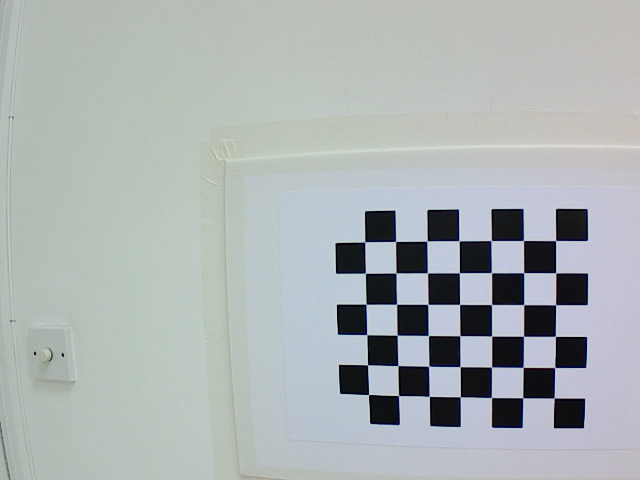
#> input picture stereo-camera/data/X/frameL/img1.png, 640 x 480 px; its folder holds only this picture in this run
$ python myCalibrate.py   (older library calls are emulated)
#> lines starting #> are read from the running program, lines starting #| are printed output that depends on the picture; after the words box and inside, x2 and y2 are one past the last pixel; in counts of white or black regions, pixels touching at a corner belong together
import numpy as np
import cv2
from tqdm import tqdm

# Set the path to the images captured by the left and right cameras
pathL = "./data/X/frameL/"
pathR = "./data/X/frameR/"

print("Extracting image coordinates of respective 3D pattern ....\n")

# Termination criteria for refining the detected corners
criteria = (cv2.TERM_CRITERIA_EPS + cv2.TERM_CRITERIA_MAX_ITER, 30, 0.001)


objp = np.zeros((7*6,3), np.float32)
objp[:,:2] = np.mgrid[0:7,0:6].T.reshape(-1,2)

img_ptsL = []
img_ptsR = []
obj_pts = []

for i in tqdm(range(1,52)):
	imgL = cv2.imread(pathL+"img%d.png"%i)
#> imgL is the input picture: shape (480, 640, 3); mean B, G, R 178.9, 178.5, 171.9
	imgR = cv2.imread(pathR+"img%d.png"%i)
	imgL_gray = cv2.imread(pathL+"img%d.png"%i,0)
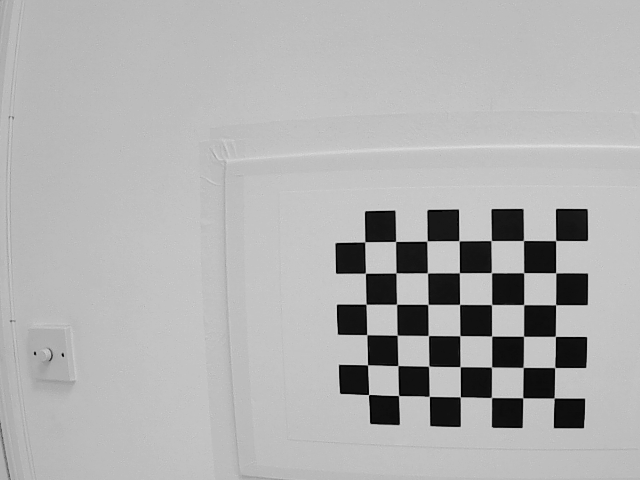
#> imgL_gray: shape (480, 640); min 0, max 223, mean 176.1
	imgR_gray = cv2.imread(pathR+"img%d.png"%i,0)

	outputL = imgL.copy()
	outputR = imgR.copy()

	retR, cornersR =  cv2.findChessboardCorners(outputR,(7,6),None)
#> retR = True; cornersR = 42 rows, first 8: [554.1, 397.9], [522.7, 397.8], [491.5, 397.5], [460.3, 396.8], [429.3, 396.4], [398.6, 395.5], [368.6, 394.6], [554.8, 367.5]
	retL, cornersL = cv2.findChessboardCorners(outputL,(7,6),None)
#> retL = True; cornersL has the same summary as cornersR

	if retR and retL:
		obj_pts.append(objp)
		cv2.cornerSubPix(imgR_gray,cornersR,(11,11),(-1,-1),criteria)
		cv2.cornerSubPix(imgL_gray,cornersL,(11,11),(-1,-1),criteria)
		cv2.drawChessboardCorners(outputR,(7,6),cornersR,retR)
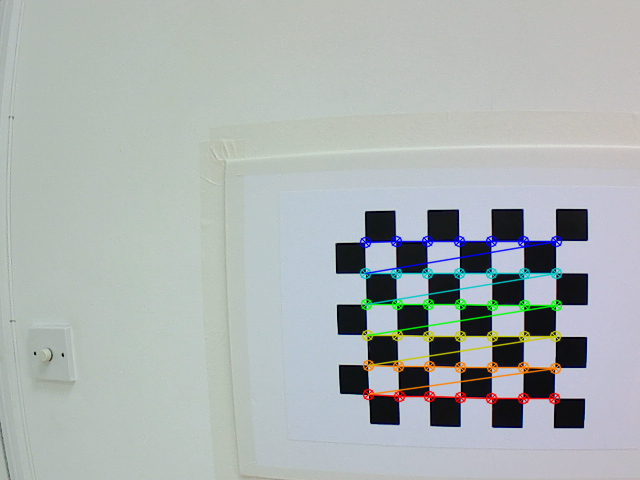
#> outputR: shape (480, 640, 3); 3.08% of pixels changed, all inside (x1, y1, x2, y2) = (359, 235, 563, 405)
#> (the run stopped early here; a loop or call above may not have finished)
